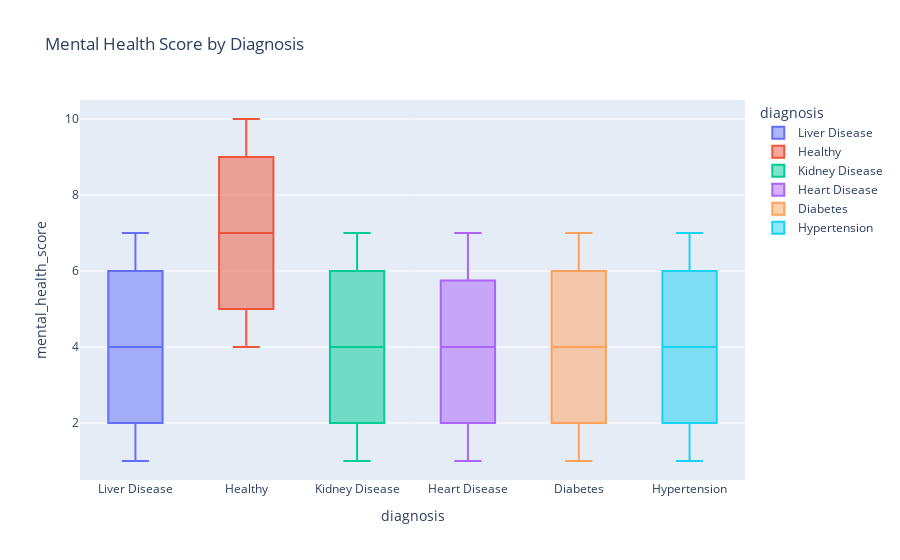

The notebook cell this image was saved under:
### Code cell
fig = px.box(df, x="diagnosis", y="mental_health_score", color="diagnosis",
             title="Mental Health Score by Diagnosis")
fig.show()

### Figure 1 — Plotly figure (JSON) as saved in the notebook; plotly's stock layout.template omitted (floating-point values rounded to 4 significant figures; data arrays with more than 128 entries replaced by an {"elided": "..."} marker saying what was removed)
{"data": [{"alignmentgroup": "True", "hovertemplate": "diagnosis=%{x}<br>mental_health_score=%{y}<extra></extra>", "legendgroup": "Liver Disease", "marker": {"color": "#636efa"}, "name": "Liver Disease", "notched": false, "offsetgroup": "Liver Disease", "orientation": "v", "showlegend": true, "type": "box", "x": {"elided": "616 str values"}, "x0": " ", "xaxis": "x", "y": {"elided": "616 int values"}, "y0": " ", "yaxis": "y"}, {"alignmentgroup": "True", "hovertemplate": "diagnosis=%{x}<br>mental_health_score=%{y}<extra></extra>", "legendgroup": "Healthy", "marker": {"color": "#EF553B"}, "name": "Healthy", "notched": false, "offsetgroup": "Healthy", "orientation": "v", "showlegend": true, "type": "box", "x": {"elided": "1699 str values"}, "x0": " ", "xaxis": "x", "y": {"elided": "1699 int values"}, "y0": " ", "yaxis": "y"}, {"alignmentgroup": "True", "hovertemplate": "diagnosis=%{x}<br>mental_health_score=%{y}<extra></extra>", "legendgroup": "Kidney Disease", "marker": {"color": "#00cc96"}, "name": "Kidney Disease", "notched": false, "offsetgroup": "Kidney Disease", "orientation": "v", "showlegend": true, "type": "box", "x": {"elided": "763 str values"}, "x0": " ", "xaxis": "x", "y": {"elided": "763 int values"}, "y0": " ", "yaxis": "y"}, {"alignmentgroup": "True", "hovertemplate": "diagnosis=%{x}<br>mental_health_score=%{y}<extra></extra>", "legendgroup": "Heart Disease", "marker": {"color": "#ab63fa"}, "name": "Heart Disease", "notched": false, "offsetgroup": "Heart Disease", "orientation": "v", "showlegend": true, "type": "box", "x": ["Heart Disease", "Heart Disease", "Heart Disease", "Heart Disease", "Heart Disease", "Heart Disease", "Heart Disease", "Heart Disease", "Heart Disease", "Heart Disease", "Heart Disease", "Heart Disease", "Heart Disease", "Heart Disease", "Heart Disease", "Heart Disease", "Heart Disease", "Heart Disease", "Heart Disease", "Heart Disease", "Heart Disease", "Heart Disease", "Heart Disease", "Heart Disease", "Heart Disease", "Heart Disease", "Heart Disease", "Heart Disease", "Heart Disease", "Heart Disease", "Heart Disease", "Heart Disease", "Heart Disease", "Heart Disease", "Heart Disease", "Heart Disease", "Heart Disease", "Heart Disease", "Heart Disease", "Heart Disease", "Heart Disease", "Heart Disease", "Heart Disease", "Heart Disease", "Heart Disease", "Heart Disease", "Heart Disease", "Heart Disease", "Heart Disease", "Heart Disease", "Heart Disease", "Heart Disease", "Heart Disease", "Heart Disease", "Heart Disease", "Heart Disease", "Heart Disease", "Heart Disease", "Heart Disease", "Heart Disease", "Heart Disease", "Heart Disease", "Heart Disease", "Heart Disease", "Heart Disease", "Heart Disease", "Heart Disease", "Heart Disease", "Heart Disease", "Heart Disease", "Heart Disease", "Heart Disease", "Heart Disease", "Heart Disease", "Heart Disease"], "x0": " ", "xaxis": "x", "y": [1, 7, 6, 7, 1, 2, 5, 3, 1, 4, 5, 4, 7, 3, 1, 2, 5, 2, 4, 3, 6, 5, 2, 1, 7, 1, 2, 3, 4, 3, 7, 2, 4, 2, 5, 5, 7, 1, 5, 6, 3, 5, 5, 7, 4, 6, 6, 4, 2, 3, 3, 4, 5, 2, 6, 2, 6, 2, 4, 7, 1, 6, 1, 1, 3, 5, 3, 7, 3, 5, 1, 7, 7, 4, 4], "y0": " ", "yaxis": "y"}, {"alignmentgroup": "True", "hovertemplate": "diagnosis=%{x}<br>mental_health_score=%{y}<extra></extra>", "legendgroup": "Diabetes", "marker": {"color": "#FFA15A"}, "name": "Diabetes", "notched": false, "offsetgroup": "Diabetes", "orientation": "v", "showlegend": true, "type": "box", "x": {"elided": "1005 str values"}, "x0": " ", "xaxis": "x", "y": {"elided": "1005 int values"}, "y0": " ", "yaxis": "y"}, {"alignmentgroup": "True", "hovertemplate": "diagnosis=%{x}<br>mental_health_score=%{y}<extra></extra>", "legendgroup": "Hypertension", "marker": {"color": "#19d3f3"}, "name": "Hypertension", "notched": false, "offsetgroup": "Hypertension", "orientation": "v", "showlegend": true, "type": "box", "x": {"elided": "692 str values"}, "x0": " ", "xaxis": "x", "y": {"elided": "692 int values"}, "y0": " ", "yaxis": "y"}], "layout": {"autosize": true, "boxmode": "overlay", "legend": {"title": {"text": "diagnosis"}, "tracegroupgap": 0}, "title": {"text": "Mental Health Score by Diagnosis"}, "xaxis": {"anchor": "y", "autorange": true, "categoryarray": ["Liver Disease", "Healthy", "Kidney Disease", "Heart Disease", "Diabetes", "Hypertension"], "categoryorder": "array", "domain": [0, 1], "range": [-0.5, 5.5], "title": {"text": "diagnosis"}, "type": "category"}, "yaxis": {"anchor": "x", "autorange": true, "domain": [0, 1], "range": [0.5, 10.5], "title": {"text": "mental_health_score"}, "type": "linear"}}}
